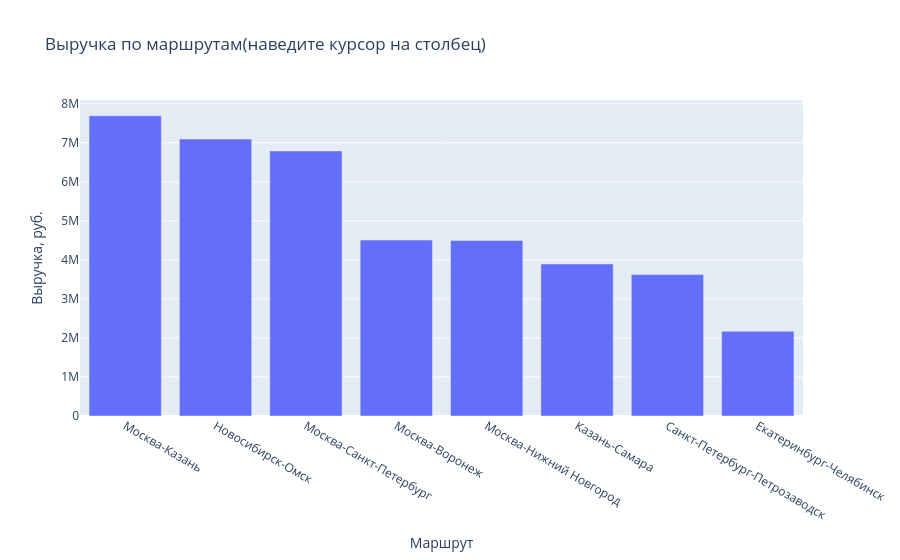

This figure's notebook cell:
### Markdown cell above
### Задание 4

1. Постройте интерактивную столбчатую диаграмму (`px.bar`) выручки по маршрутам.
   Отсортируйте столбцы по значению.
2. Добавьте в `hover_data` число рейсов по маршруту, чтобы при наведении было видно
   и выручку, и количество.
3. Сохраните график в `charts/revenue_by_route.html` и откройте файл в браузере.
4. Постройте `px.box` стоимости рейса по типам груза. Чем интерактивный «ящик»
   удобнее статичного?

### Code cell
# 1) - 3)
route_stats = (df.groupby("route")
               .agg(revenue=("cost_rub", "sum"), trips=("trip_id", "count"))
               .reset_index()
               .sort_values("revenue",ascending=False))

fig = px.bar(route_stats, x="route", y="revenue" ,title="Выручка по маршрутам(наведите курсор на столбец)",
            hover_data=["trips", "route"], labels={'route':'Маршрут','revenue':'Выручка, руб.','trips':'Кол-во рейсов'}
            )
fig.show()
fig.write_html("charts/revenue_by_route.html", include_plotlyjs=True)

### Figure 1 — Plotly figure (JSON) as saved in the notebook; plotly's stock layout.template omitted (floating-point values rounded to 4 significant figures)
{"data": [{"customdata": [[108], [119], [111], [103], [123], [131], [95], [120]], "hovertemplate": "Маршрут=%{x}<br>Выручка, руб.=%{y}<br>Кол-во рейсов=%{customdata[0]}<extra></extra>", "legendgroup": "", "marker": {"color": "#636efa", "pattern": {"shape": ""}}, "name": "", "orientation": "v", "showlegend": false, "textposition": "auto", "type": "bar", "x": ["Москва-Казань", "Новосибирск-Омск", "Москва-Санкт-Петербург", "Москва-Воронеж", "Москва-Нижний Новгород", "Казань-Самара", "Санкт-Петербург-Петрозаводск", "Екатеринбург-Челябинск"], "xaxis": "x", "y": [7692450, 7096250, 6792210, 4508350, 4497860, 3896140, 3624770, 2170340], "yaxis": "y"}], "layout": {"barmode": "relative", "legend": {"tracegroupgap": 0}, "title": {"text": "Выручка по маршрутам(наведите курсор на столбец)"}, "xaxis": {"anchor": "y", "domain": [0, 1], "title": {"text": "Маршрут"}}, "yaxis": {"anchor": "x", "domain": [0, 1], "title": {"text": "Выручка, руб."}}}}
